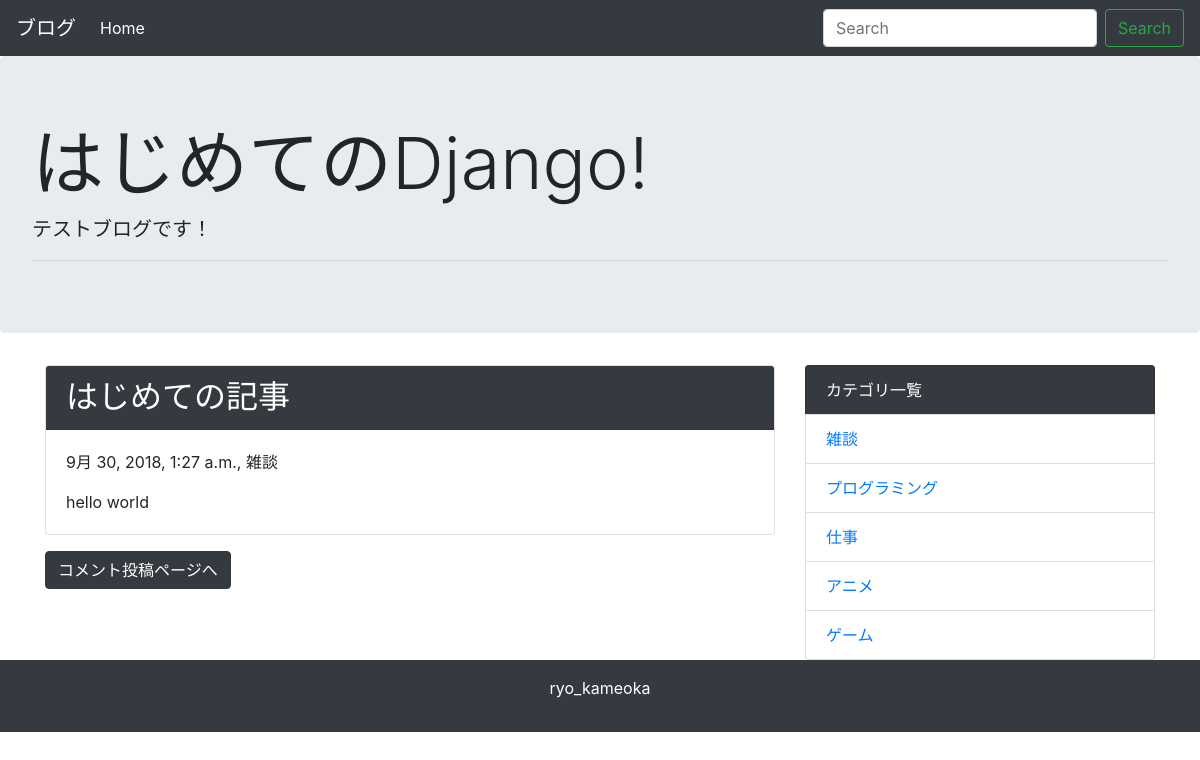
Page /detail/1/ on the committed database.
### blog/models.py (models this page shows, shortened)
class Post(models.Model):
    title = models.CharField('タイトル', max_length=255)
    text = models.TextField('本文')
    created_at = models.DateTimeField('作成日', default=timezone.now)
    category = models.ForeignKey(Category, verbose_name='カテゴリ', on_delete=models.PROTECT)

class Category(models.Model):
    name = models.CharField('カテゴリ名', max_length=255)
    created_at = models.DateTimeField('作成日', default=timezone.now)
    def __str__(self):
        return self.name

### blog/views.py (the view)
# urls.py: path('detail/<int:pk>/', views.DetailView.as_view(), name='detail'),
class DetailView(generic.DetailView):
    model = Post

### blog/context_processors.py (called while the page is built)
def common(request):
    context ={
        'category_list': Category.objects.all(),
    }
    return context

### blog/templates/blog/post_detail.html (shortened to what this page needs)
{% extends 'blog/base.html' %}
{% block content %}
<div class="card mb-3">
    <h2 class="card-header bg-dark text-white">{{ post.title }}</h2>
    <div class="card-body">
      <p>{{ post.created_at }}, {{ post.category }}</p>
      {{ post.text | linebreaksbr | urlize }}
  </div>
</div>
<a class="btn btn-dark" href="{% url 'blog:comment' post.pk %}">コメント投稿ページへ</a>
{% endblock %}

### blog/templates/blog/base.html (shortened to what this page needs)
<!doctype html>
<html lang="ja">
  <head>
    <link rel="stylesheet" href="https://maxcdn.bootstrapcdn.com/bootstrap/4.0.0-beta.2/css/bootstrap.min.css">
  </head>
  <body>
    <nav class="navbar navbar-expand-lg navbar-dark bg-dark">
      <a class="navbar-brand" href="#">ブログ</a>
      <div class="collapse navbar-collapse" id="navbarSupportedContent">
        <ul class="navbar-nav mr-auto">
          <li class="nav-item active">
            <a class="nav-link" href="{% url 'blog:index' %}">Home</a>
          </li>
        </ul>
        <form class="form-inline my-2 my-lg-0" method="GET" action="{% url 'blog:index' %}">
          <input class="form-control mr-sm-2" type="text" placeholder="Search" aria-label="Search" name="keyword">
          <button class="btn btn-outline-success my-2 my-sm-0" type="submit">Search</button>
        </form>
      </div>
    </nav>
    <div class="jumbotron">
      <h1 class="display-3">はじめてのDjango!</h1>
      <p class="lead">テストブログです！</p>
      <hr class="my-2">
    </div>
    <div class="container">
      <div class="row">
        <div class="col-md-8">
          {% block content %}
          {% endblock %}
        </div>
        <div class="col-md-4">
          <ul class="list-group">
            <li class="list-group-item bg-dark text-white">カテゴリ一覧</li>
            {% for category in category_list %}
             <li class="list-group-item"><a href="{% url 'blog:category' category.pk %}">{{ category }}</a></li>
            {% endfor %}
          </ul>
        </div>
      </div>
    </div>
    <footer class="bg-dark text-white text-center py-3">
      <p>ryo_kameoka</p>
    </footer>
  </body>
</html>

### rows in the picture
Post: title "はじめての記事", created_at "9月 30, 2018, 1:27 a.m.", category "雑談", text "hello world"
Category: name "雑談"
Category: name "プログラミング"
Category: name "仕事"
Category: name "アニメ"
Category: name "ゲーム"
